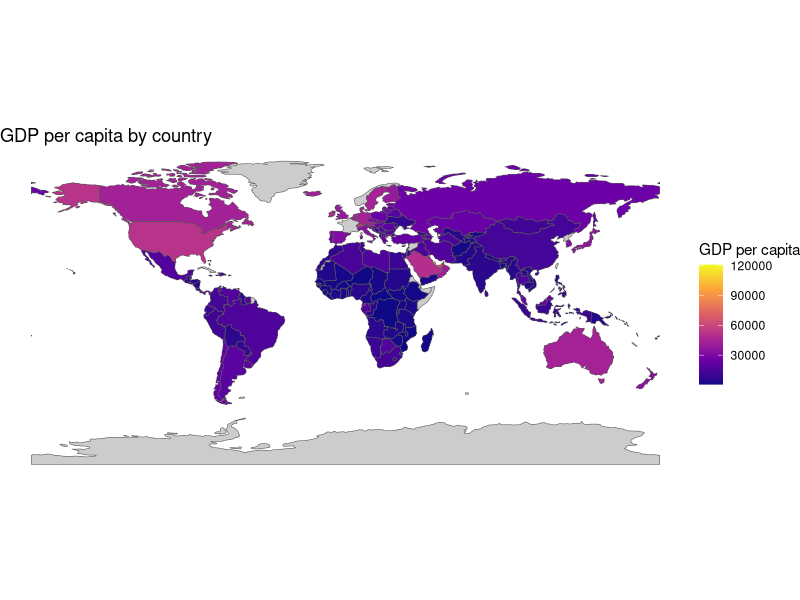
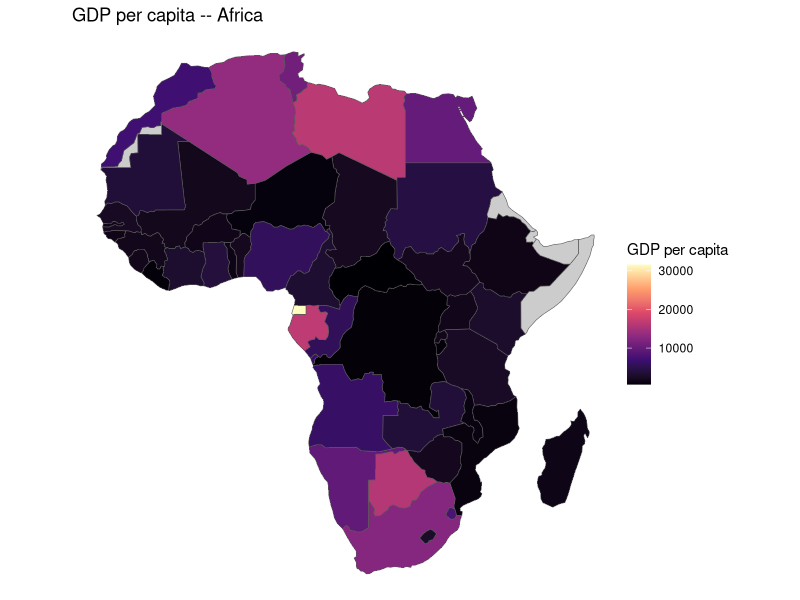
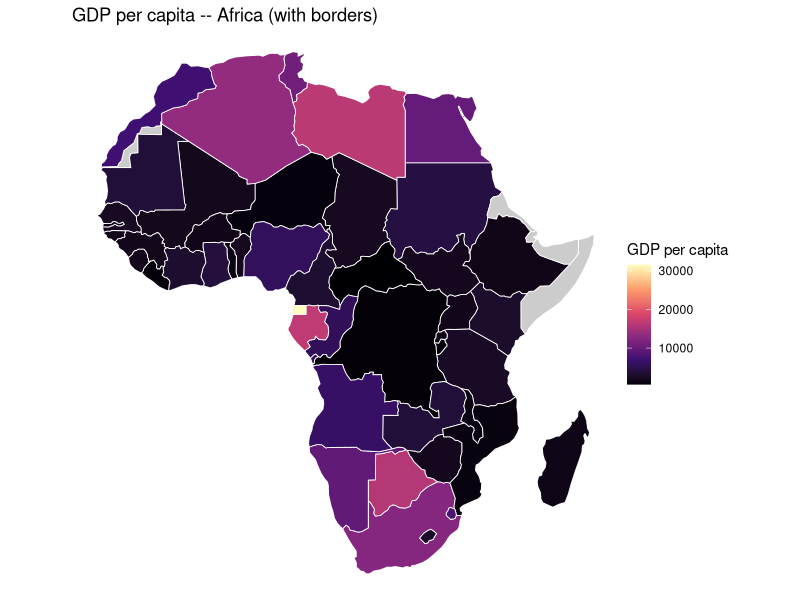
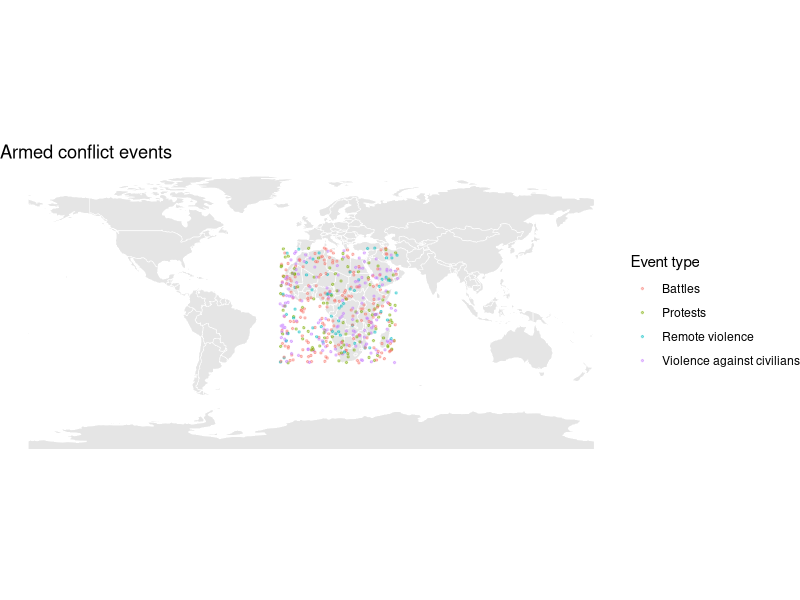
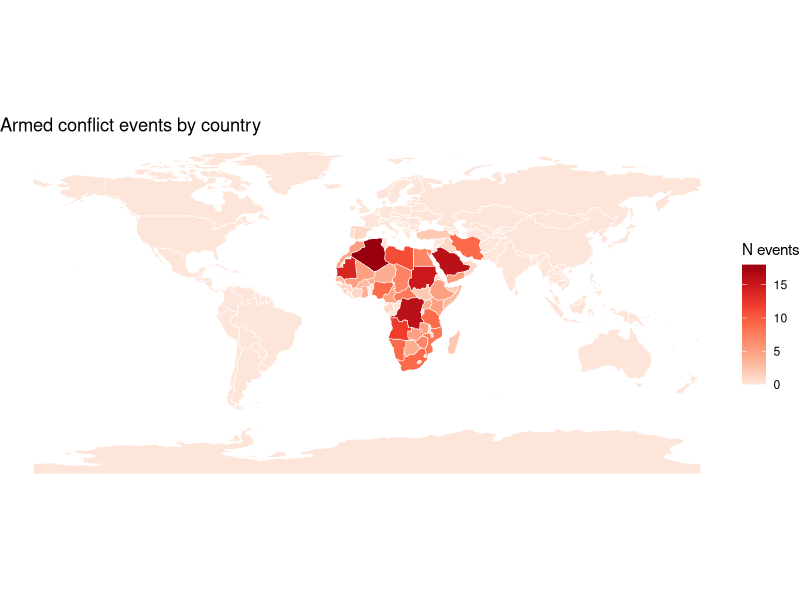
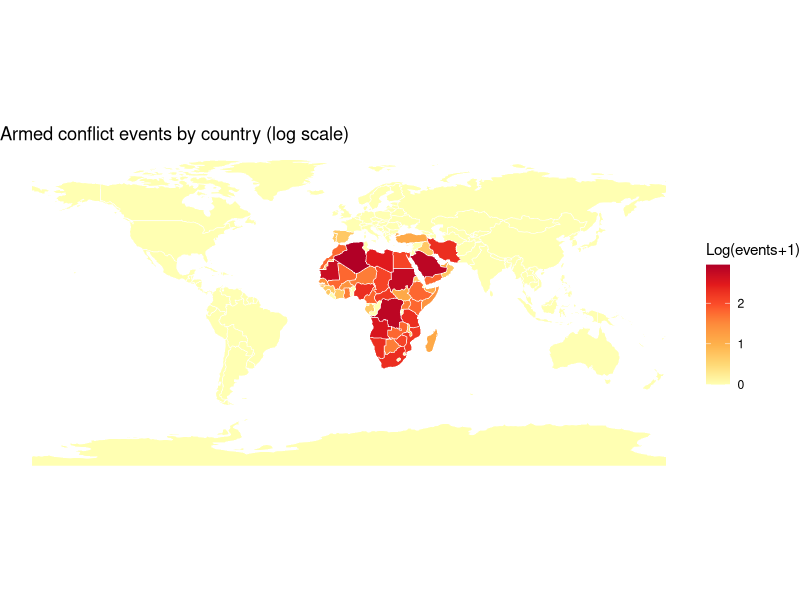
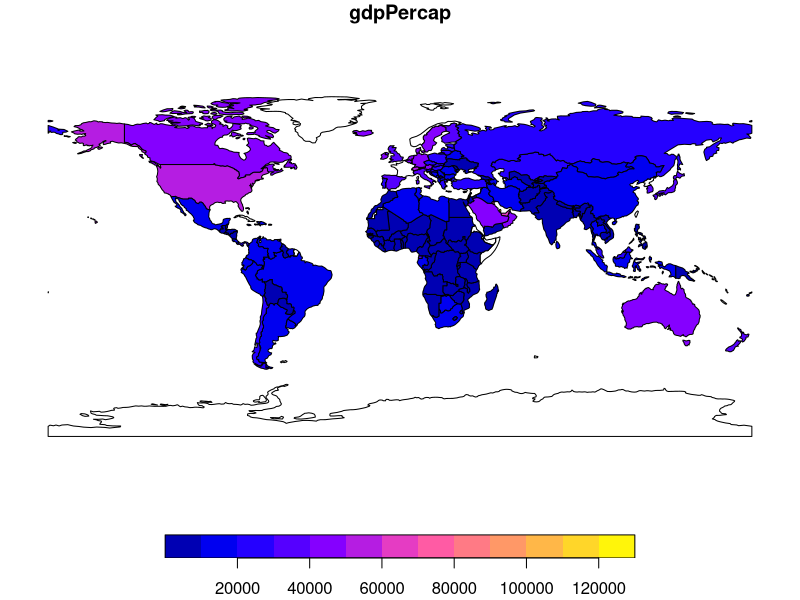
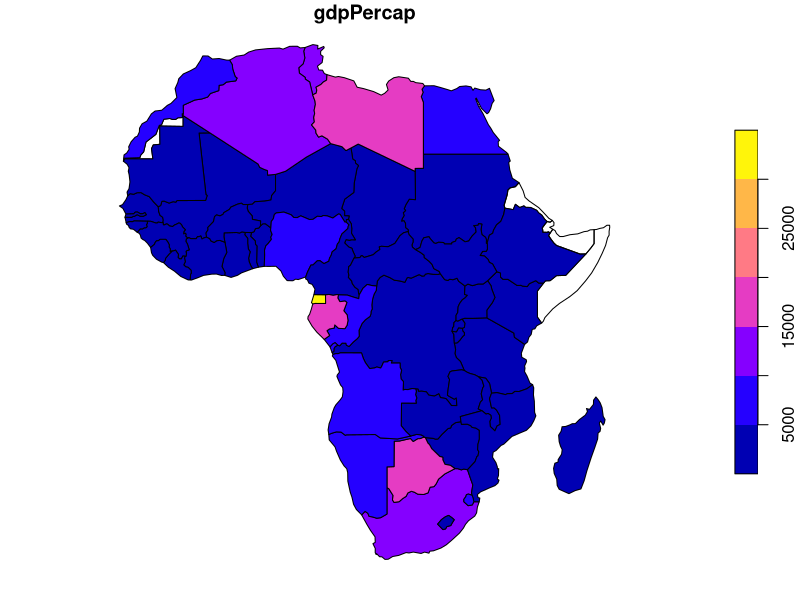

Write R code to recreate these figures, in order.
# ============================================================
# Assignment 7: Spatial Data I
# Applied Quantitative Methods for the Social Sciences II
# ============================================================

# List of packages
library(sf)
library(spData)
library(dplyr)
library(tidyr)
library(ggplot2)

# ==========================================================================
# Part 1: In-Class (Exploring Spatial Data with sf)
# ==========================================================================

data(world)

# ----------------------------------------------------------
## 1. Inspecting an sf object

# a)
class(world)
names(world)
nrow(world)

# b)
st_crs(world)

# c)
unique(st_geometry_type(world))

# d)
pdf("world_gdp_base.pdf")
plot(world["gdpPercap"])
dev.off()

# ----------------------------------------------------------
## 2. Attribute operations

# a)
africa = world %>% filter(continent == "Africa")
# or: filter(world, continent == "Africa")
# or: subset(world, continent == "Africa")

nrow(africa)
pdf("africa_gdp_base.pdf")
plot(africa["gdpPercap"])
dev.off()

# b)
world = world %>%
  mutate(pop_millions = pop / 1e6)

gdp_by_continent = world %>%
  group_by(continent) %>%
  summarise(mean_gdpPercap = mean(gdpPercap, na.rm = TRUE))

print(st_drop_geometry(gdp_by_continent))

# c)
africa_sorted = africa %>%
  arrange(desc(gdpPercap)) %>%
  select(name_long, gdpPercap)

print(head(st_drop_geometry(africa_sorted), 5))

# ----------------------------------------------------------
## 3. Simple visualization with ggplot2

# a)
ggplot(world) +
  geom_sf(aes(fill = gdpPercap)) +
  scale_fill_viridis_c(option = "plasma", na.value = "grey80",
                       name = "GDP per capita") +
  theme_void() +
  labs(title = "GDP per capita by country")
ggsave("world_gdp.pdf", width = 10, height = 5)

# b)
ggplot(africa) +
  geom_sf(aes(fill = gdpPercap)) +
  scale_fill_viridis_c(option = "magma", na.value = "grey80",
                       name = "GDP per capita") +
  theme_void() +
  labs(title = "GDP per capita -- Africa")
ggsave("africa_gdp.pdf", width = 7, height = 6)

# c)
ggplot(africa) +
  geom_sf(aes(fill = gdpPercap), color = "white", linewidth = 0.3) +
  scale_fill_viridis_c(option = "magma", na.value = "grey80",
                       name = "GDP per capita") +
  theme_void() +
  labs(title = "GDP per capita -- Africa (with borders)")
ggsave("africa_gdp_borders.pdf", width = 7, height = 6)

# ==========================================================================
# Part 2: Take-Home (Point Data and Spatial Joins)
# ==========================================================================

# NOTE: Replace this block with real data once conflict_events.csv is available.
events = read.csv("conflict_events.csv")
# Synthetic data for solution demonstration purposes.
set.seed(42)
n = 500
events = data.frame(
  event_id = 1:n,
  year = sample(2018:2022, n, replace = TRUE),
  longitude = runif(n, -20, 55),
  latitude = runif(n, -35, 38),
  fatalities = rpois(n, lambda = 5),
  event_type = sample(c("Battles", "Violence against civilians",
                        "Protests", "Remote violence"), n,
                      replace = TRUE, prob = c(0.4, 0.3, 0.2, 0.1))
)

# ----------------------------------------------------------
## 1. Converting tabular data to sf

# a)
events_sf = st_as_sf(events,
                     coords = c("longitude", "latitude"),
                     crs = 4326)
class(events_sf)
st_crs(events_sf)

# b)
nrow(events_sf)
table(events_sf$event_type)

# c)
ggplot() +
  geom_sf(data = world, fill = "grey90", color = "white", linewidth = 0.2) +
  geom_sf(data = events_sf, aes(color = event_type),
          size = 0.5, alpha = 0.4) +
  theme_void() +
  labs(title = "Armed conflict events", color = "Event type")
ggsave("conflict_events_map.pdf", width = 10, height = 5)

# ----------------------------------------------------------
## 2. Spatial join: events to countries

# a)
st_crs(events_sf) == st_crs(world)

events_joined = st_join(events_sf, world[, c("name_long", "continent", "gdpPercap")])

nrow(events_joined)
nrow(events_sf)

# b)
n_unmatched = sum(is.na(events_joined$name_long))
n_unmatched
round(n_unmatched / nrow(events_joined), 3)

# c)
events_by_country = events_joined %>%
  filter(!is.na(name_long)) %>%
  group_by(name_long) %>%
  summarise(n_events = n(),
            total_fatalities = sum(fatalities, na.rm = TRUE)) %>%
  arrange(desc(n_events))

print(head(st_drop_geometry(events_by_country), 10))

# ----------------------------------------------------------
## 3. Choropleth of conflict intensity

# a)
events_by_country_df = st_drop_geometry(events_by_country)

world_conflict = world %>%
  left_join(events_by_country_df, by = "name_long") %>%
  mutate(n_events = replace_na(n_events, 0),
         total_fatalities = replace_na(total_fatalities, 0))

nrow(world_conflict) == nrow(world)

# b)
ggplot(world_conflict) +
  geom_sf(aes(fill = n_events), color = "white", linewidth = 0.2) +
  scale_fill_distiller(palette = "Reds", direction = 1,
                       name = "N events", na.value = "grey80") +
  theme_void() +
  labs(title = "Armed conflict events by country")
ggsave("conflict_by_country.pdf", width = 10, height = 5)

# c)
ggplot(world_conflict) +
  geom_sf(aes(fill = log1p(n_events)), color = "white", linewidth = 0.2) +
  scale_fill_distiller(palette = "YlOrRd", direction = 1,
                       name = "Log(events+1)", na.value = "grey80") +
  theme_void() +
  labs(title = "Armed conflict events by country (log scale)")
ggsave("conflict_log_map.pdf", width = 10, height = 5)
